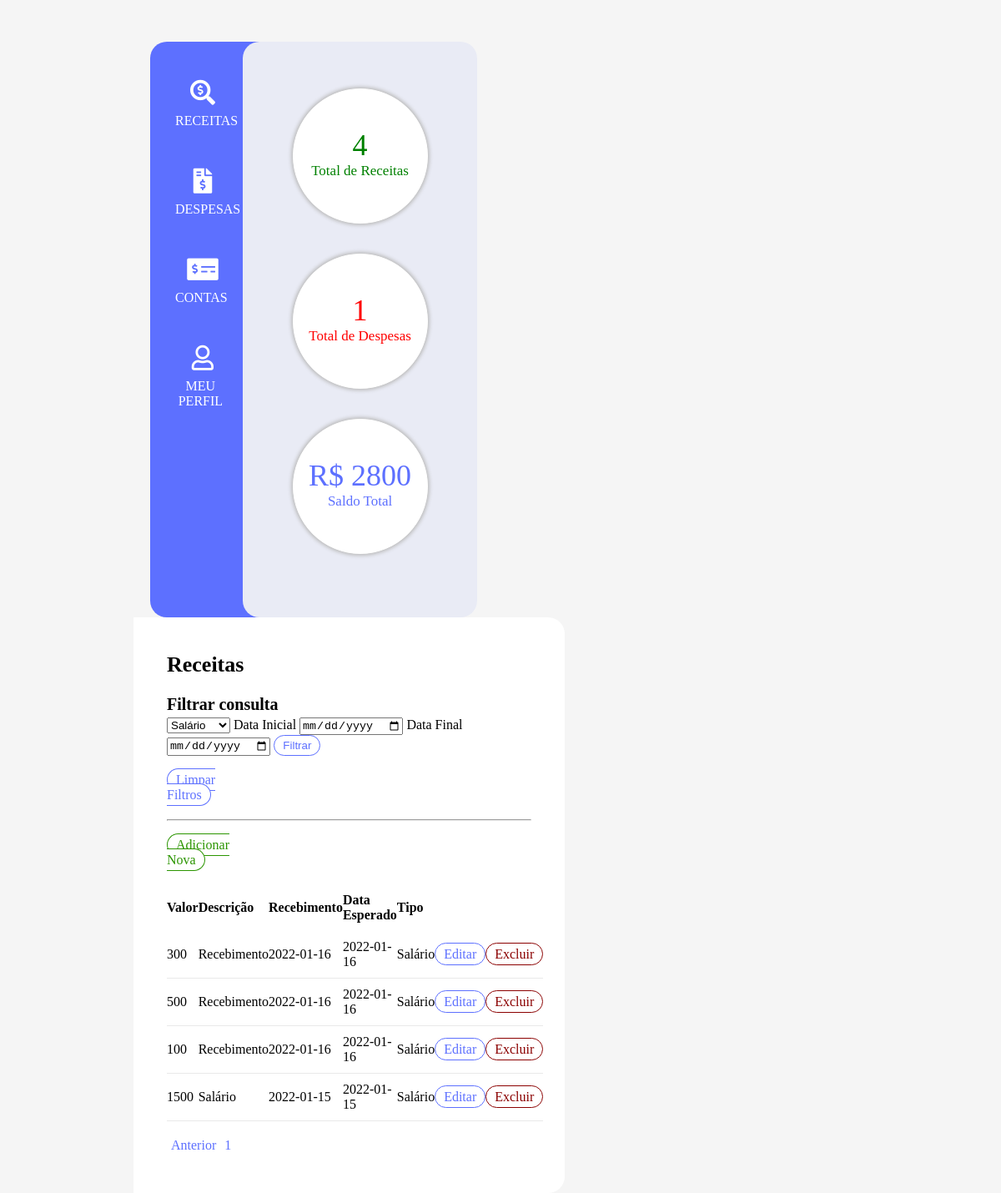
The app's page /receitas.php (signed in) with its own data.
### tables this page shows
CREATE TABLE IF NOT EXISTS `receitas` (
  `id` int(10) NOT NULL AUTO_INCREMENT,
  `valor` float NOT NULL,
  `dataRecebimento` date NOT NULL,
  `dataRecebimentoEsperado` date NOT NULL,
  `descricao` varchar(255) NOT NULL,
  `conta` int(10) NOT NULL,
  `tipoReceita` varchar(80) NOT NULL,
  PRIMARY KEY (`id`)
);

### public_html/receitas.php (called while the page is built, shortened)
<?php
require_once "assets/templates/header.php";
require_once "assets/templates/content.php";
$receita->listar();
require_once "assets/templates/footer.php";

### application/classes/controllers/WidgetController.php (called while the page is built, shortened)
<?php
class WidgetController
{
    public function listar() {
        require_once __DIR__ . '/../view/templates/widget.php';
    }
}

### application/classes/model/Receita.php (called while the page is built, shortened)
<?php
class Receita {
    public function listAll() {
        $db = new Connection;
        $pager = new Paginator;
        $offset = $pager->offset();
        $this->dataDe = $_GET['de'] ?? "0000-00-00";
        $this->dataAte = $_GET['ate'] ?? "9999-12-31";
        $this->tipoFiltro = $_GET['tipo'] ?? "tipoReceita";
        $query = "SELECT * FROM receitas WHERE dataRecebimento BETWEEN '{$this->dataDe}' AND ('{$this->dataAte}') OR tipoReceita='{$this->tipoFiltro}' LIMIT {$offset}, 10";
        $executeQuery = mysqli_query($db->connect(), $query);
        if($executeQuery) {
            return $executeQuery;
        }
        else {
            return die("Error: " . $db->connect->connect_error);
        }
    }
}

### application/config/Connection.php (called while the page is built, shortened)
<?php
class Connection {
    public Database $connection;
    public function __construct() {
        $this->connection = new Database;
    }
    public function confConnection() {
        $this->connection->setName("pubfuture");
        $this->connection->setUser("root");
        $this->connection->setPass("");
        $this->connection->setHost("localhost");
    }
    public function connect() {
        $this->connect =  mysqli_connect($this->connection->getHost(), $this->connection->getUser(), $this->connection->getPass(), $this->connection->getName());
        if($this->connect->connect_error) {
            die("Error: " . $this->connect->connect_error);
        }
        else {
            return $this->connect;
        }
    }
}

### application/utils/Database.php (called while the page is built, shortened)
<?php
class Database
{
    private string $db_name;
    private string $db_user;
    private string $db_pass;
    private string $db_host;
    public function getName(): string
    {
        return $this->db_name;
    }
    public function setName(string $db_name): void
    {
        $this->db_name = $db_name;
    }
    public function getUser(): string
    {
        return $this->db_user;
    }
    public function setUser(string $db_user): void
    {
        $this->db_user = $db_user;
    }
    public function getPass(): string
    {
        return $this->db_pass;
    }
    public function setPass(string $db_pass): void
    {
        $this->db_pass = $db_pass;
    }
    public function getHost(): string
    {
        return $this->db_host;
    }
    public function setHost(string $db_host): void
    {
        $this->db_host = $db_host;
    }
}

### application/utils/Paginator.php (called while the page is built, shortened)
<?php
class Paginator
{
    public function offset() {
        if(isset($_GET['pagina'])) {
            $page = $_GET['pagina'];
            $this->currentPage = intval($page);
            $this->offset = ($this->currentPage - 1) * 10;
            return $this->offset;
        }
        else {
            return 0;
        }
    }
}

### application/classes/view/templates/display_receita.php (the view, shortened to what this page needs)
<?php
$receitas = $_REQUEST['receitas'];
$tiposReceita = $_REQUEST['tiposReceita'];
$pages = $_REQUEST['pages'];
?>
<h2>Receitas</h2>
<div class="view-nav">
    <p class="title">Filtrar consulta</p>
    <form action="" method="get">
        <select name="tipo">
            <?php
            foreach ($tiposReceita as $tipo) {
                echo "<option value='{$tipo}'>{$tipo}</option>";
            }
            ?>
        </select>
        <label for="dataInicial">Data Inicial</label>
        <input type="date" name="de" id="dataRecebimento" value="<?php if(isset($_GET['de'])){ echo $_GET['de']; }?>">
        <label for="dataFinal">Data Final</label>
        <input type="date" name="ate" id="dataRecebimento" value="<?php if(isset($_GET['ate'])){ echo $_GET['ate']; }?>">
        <input class="button button-blue" type="submit" name="submit" value="Filtrar">
        <div class="button-main"><a class="button-blue button" href="receitas.php">Limpar Filtros</a></div>
    </form>
    <hr>
    <div class="button-main"><a class="button button-main button-green" href="?add=receita">Adicionar Nova</a></div>
</div>
<div class="">
    <table>
        <tr>
            <th>Valor</th>
            <th>Descrição</th>
            <th>Recebimento</th>
            <th>Data Esperado</th>
            <th>Tipo</th>
        </tr>
        <?php foreach ($receitas as $receita): ?>
            <tr>
                <td><?php echo $receita['valor'] ?></td>
                <td><?php echo $receita['descricao'] ?></td>
                <td><?php echo $receita['dataRecebimento'] ?></td>
                <td><?php echo $receita['dataRecebimentoEsperado'] ?></td>
                <td><?php echo $receita['tipoReceita'] ?></td>
                <td><a class="button-blue button" href="?id=<?php echo $receita['id']; ?>">Editar</a></td>
                <td><a class="button-red button" href="?delete=<?php echo $receita['id']; ?>">Excluir</a></td>
            </tr>
        <?php endforeach; ?>
    </table>
</div>
<div class="paginator">
    <?php
        if(empty($_GET['pagina'])) {
            echo "<a class='pager' href='?pagina=1'>Anterior</a>";
        }
    ?>
    <ul>
        <?php for($i = 1; $i <= $pages; $i++) {
            echo "<li class='pager-li'><a class='pager' href='?pagina={$i}'>{$i}</a></li>";
        } ?>
    </ul>
</div>

### public_html/assets/templates/header.php (shortened to what this page needs)
<!DOCTYPE html>
<html lang="pt-BR">
<head>
    <link href="assets/css/style.css" rel="stylesheet" type="text/css">
    <link href="assets/fontawesome/css/all.css" rel="stylesheet">
</head>
<body>

### public_html/assets/templates/content.php (shortened to what this page needs)
<nav class="main-nav">
    <menu class="main-menu">
        <ul>
            <li><a href="receitas.php"><i class="fas fa-search-dollar"></i><p>Receitas</p></a></li>
            <li><a href="despesas.php"><i class="fas fa-file-invoice-dollar"></i><p>Despesas</p></a></li>
            <li><a href="contas.php"><i class="fas fa-money-check-alt"></i><p>Contas</p></a></li>
            <li><a href="perfil.php"><i class="far fa-user"></i><p>Meu Perfil</p></a></li>
        </ul>
    </menu>
</nav>
<div class="widget">
    <?php
    $widget = new WidgetController;
    $widget->listar();
    ?>
</div>
<div class="content">

### application/classes/view/templates/widget.php
<?php
$saldoTotal = $_REQUEST['saldoTotal'];
$totalDepsesas = $_REQUEST['totalDepsesas'];
$totalReceitas = $_REQUEST['totalReceitas'];
?>
    <div class="widget-content" style="color:green;">
        <p class="widget-title"><?php echo $totalReceitas; ?></p>
        <p class="widget-text">Total de Receitas</p>
    </div>
    <div class="widget-content" style="color:red;">
        <p class="widget-title"><?php echo $totalDepsesas; ?></p>
        <p class="widget-text">Total de Despesas</p>
    </div>
    <div class="widget-content" style="color:#5d70ff;">
        <p class="widget-title">R$ <?php echo $saldoTotal; ?></p>
        <p class="widget-text">Saldo Total</p>
    </div>

### application/classes/controllers/ReceitaController.php (shortened to what this page needs)
<?php
class ReceitaController {
    public function listar() {
        $receita = new Receita;
        $receitas = $receita->listAll();
        if(isset($_GET['delete'])) {
            $receita->delete($_GET['delete']);
        }
        else {
            if(empty($_GET['add']) && empty($_GET['id']))
            require_once __DIR__ . '/../view/templates/display_receita.php';
        }
    }
}

### public_html/assets/templates/footer.php
</div>
</body>
</html>

### public_html/assets/css/style.css (style rules this page uses)
body { width: 70%; margin: 50px auto; background-color: #f5f5f5; }
p { font-family: Calibri; font-weight: 500; margin: 0px; }
ul, .main-menu { padding: 0; }
.main-nav { background-color: #5D70FF; width: 12%; border-radius: 20px 0 0 20px; padding: 20px 20px 20px 10px; }
.main-nav, .widget, .content { float: left; height: 650px; }
.widget, .content { margin-left: -20px; padding: 20px 40px; }
.main-menu { margin: auto; }
.main-menu li { list-style: none; margin: 10px; }
.main-menu li, .main-menu i, .main-menu a, .main-menu p { color: #fff; font-size: 16px; text-align: center; text-decoration: none; text-transform: uppercase; padding: 5px; }
.main-menu i { font-size: 30px; }
.widget { background-color: #e9ebf5; width: 24%; position: relative; border-radius: 20px; z-index: 999; }
.content { background-color: #fff; width: 52%; margin-left: -20px; border-radius: 0 20px 20px 0; }
table { width: 100%; text-align: left; border-collapse: collapse; font-family: Calibri; }
th { padding: 10px 0; }
td { padding: 10px 0; border-bottom: 1px solid #e9e9e9; }
a { text-decoration: none; color: #5d70ff; }
.button { padding: 4px 10px; border-radius: 30px; text-decoration: none; }
td:nth-child(6), td:nth-child(7) { text-align: center; }
.button-main { width: 20%; margin: 20px 0; }
.button-green { background-color: #fff; border: 1px solid #2b9500; color: #2b9500; }
.button-blue { background-color: #fff; border: 1px solid #5d70ff; color: #5d70ff; }
.button-red { background-color: #fff; border: 1px solid #8b0000; color: #8b0000; }
.title { font-size: 16px; font-weight: 600; margin-bottom: 4px; }
.paginator { clear: both; margin: 20px 0; }
.pager { float: left; padding: 0 5px; }
.pager-li { list-style: none; }
.widget-content { width: 160px; height: 160px; background: #fff; border: 1px solid #fff; border-radius: 100px; text-align: center; box-shadow: 0px 0px 4px 2px #bdbdbd; margin: 36px auto; }
.widget-title { margin-top: 46px; font-size: 36px; }
.widget-text { font-size: 17px; }
h2 { font-family: Ubuntu; font-size: 26px; }
label { font-family: Calibri; }
h1, h2, h3, h4, h5, h6 { font-family: Ubuntu; }
.title { font-size: 20px; }

### records on screen
receitas: valor "300", descricao "Recebimento", dataRecebimento "2022-01-16", dataRecebimentoEsperado "2022-01-16", tipoReceita "Salário"
receitas: valor "500", descricao "Recebimento", dataRecebimento "2022-01-16", dataRecebimentoEsperado "2022-01-16", tipoReceita "Salário"
receitas: valor "100", descricao "Recebimento", dataRecebimento "2022-01-16", dataRecebimentoEsperado "2022-01-16", tipoReceita "Salário"
receitas: valor "1500", descricao "Salário", dataRecebimento "2022-01-15", dataRecebimentoEsperado "2022-01-15", tipoReceita "Salário"

### other values on screen
$totalReceitas "4"
$totalDepsesas "1"
$saldoTotal "2800"
form field tipo "Salário"
